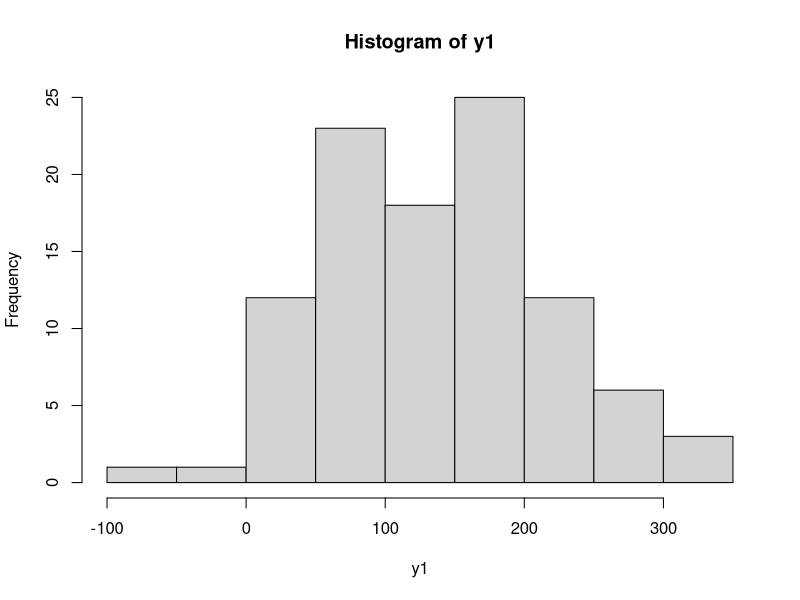
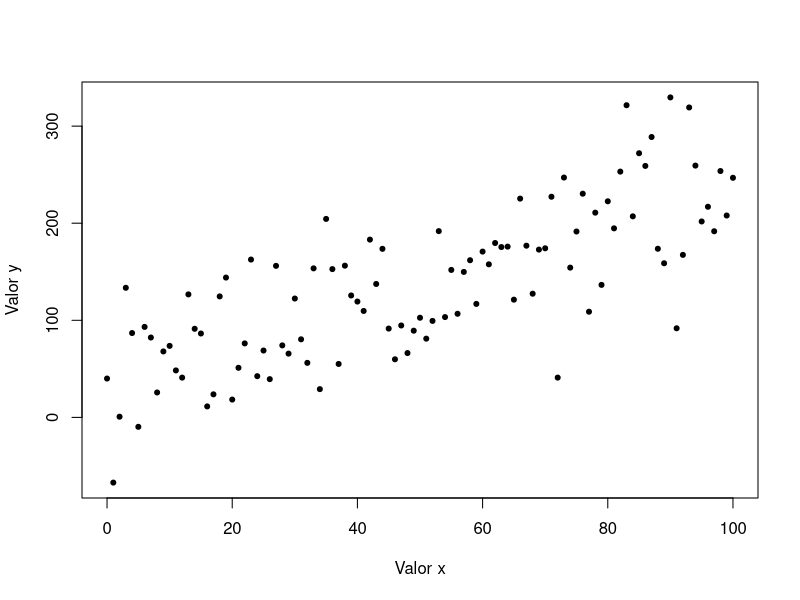
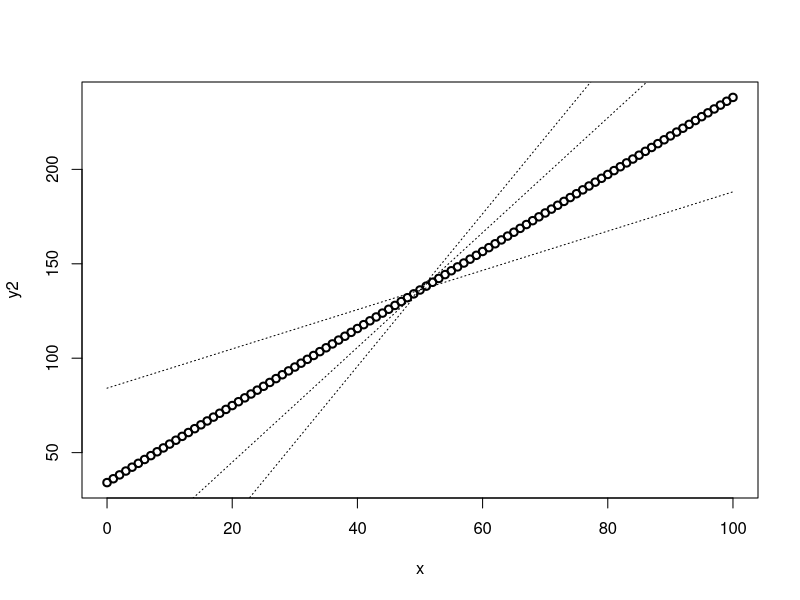
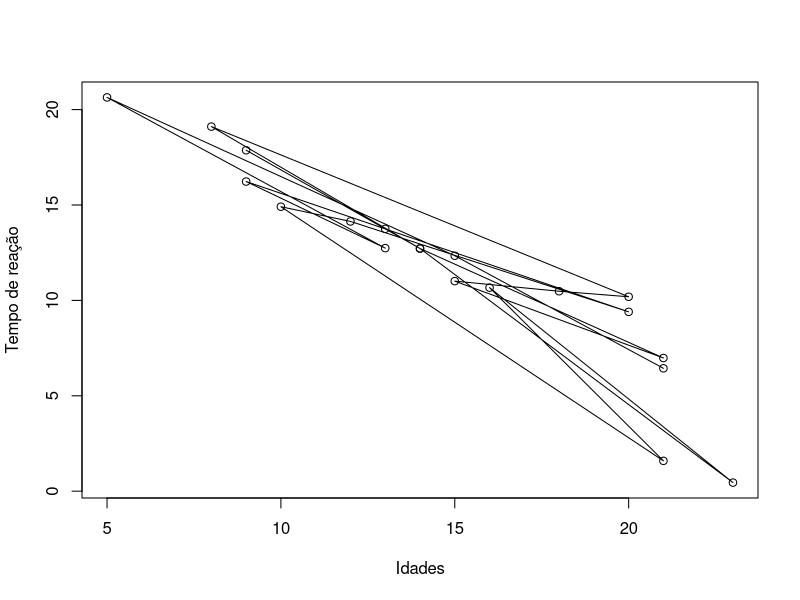
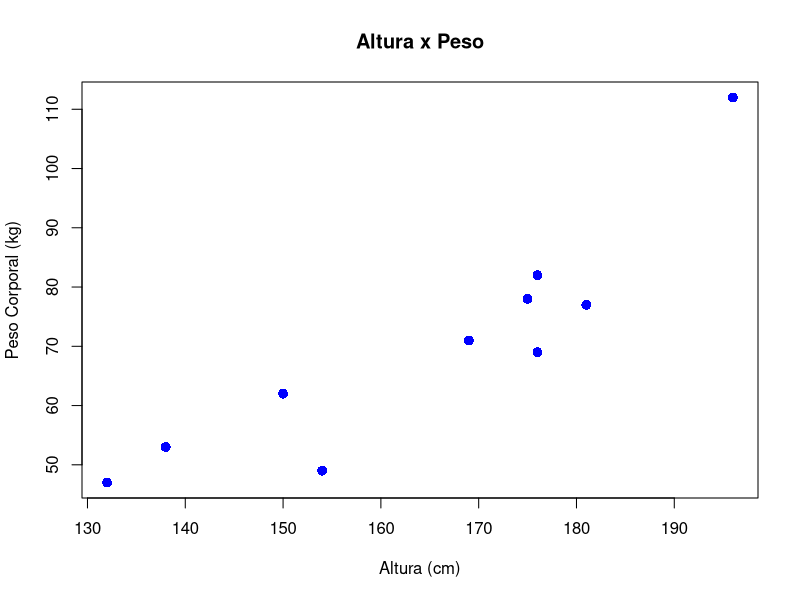
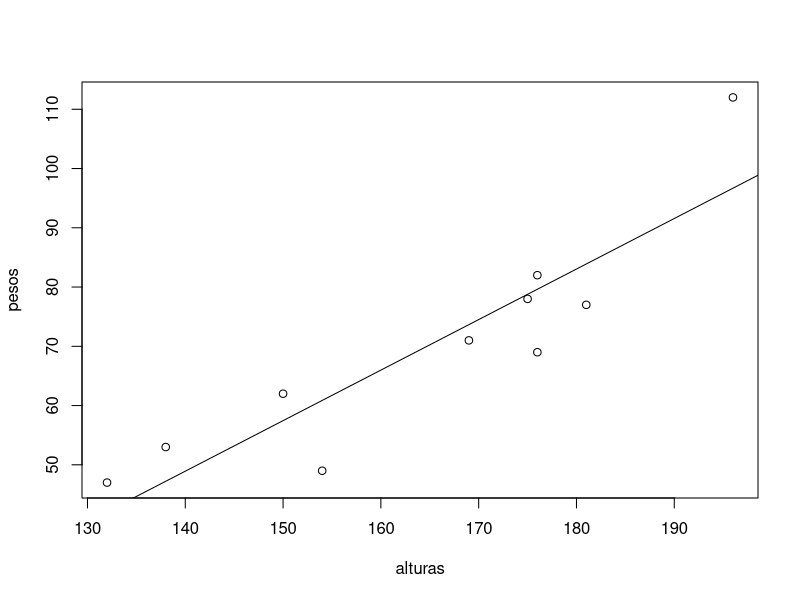
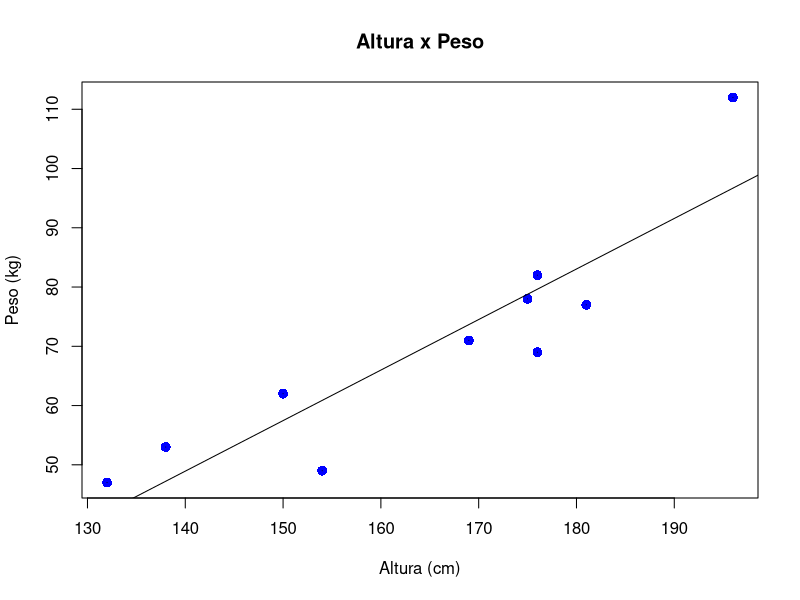

Write R code to recreate these figures, in order. (Note: this script raises an error after producing the figures.)
# Lista de Exercícios Parte 1 - Capítulo 11

# Obs: Caso tenha problemas com a acentuação, consulte este link:
# https://support.rstudio.com/hc/en-us/articles/200532197-Character-Encoding

# Configurando o diretório de trabalho
# Coloque entre aspas o diretório de trabalho que você está usando no seu computador
# Não use diretórios com espaço no nome
setwd("C:/FCD/BigDataRAzure/Cap12")
getwd()


## Exercício 1 - Massa de dados aleatória

# Criando a massa de dados (apesar de aleatória, y possui 
# uma relação com os dados de x)
x <- seq(0, 100)
y <- 2 * x + 35

# Imprimindo as variáveis
x
y

# Gerando uma distribuição normal
y1 <- y + rnorm(101, 0, 50)
y1
hist(y1)

# Crie um plot do relacionamento de x e y1
plot(x, y1,
     pch = 20, 
     xlab = "Valor x",
     ylab = "Valor y")

# Crie um modelo de regressão para as duas variáveis x e y1
model_rog <- lm(y1 ~ x)
model_rog
summary(model_rog)
class(model_rog)

# Capture os coeficentes
a <- model_rog$coefficients[1]
b <- model_rog$coefficients[2]

# Fórmula de Regressão
y2 <- a + b*x
y2

# Visualize a linha de regressão
plot(x, y2, lwd = 2)

# Simulando outras possíveis linhas de regressão
y3 <- (y2[51]-50*(b-1))+(b-1)*x
y4 <- (y2[51]-50*(b+1))+(b+1)*x
y5 <- (y2[51]-50*(b+2))+(b+2)*x
lines(x,y3,lty=3)
lines(x,y4,lty=3)
lines(x,y5,lty=3)


## Exercício 2 - Pesquisa sobre idade e tempo de reação

# Criando os dados
Idade <- c(9,13,14,21,15,18,20,8,14,23,16,21,10,12,20,
           9,13,5,15,21)

Tempo <- c(17.87,13.75,12.72,6.98,11.01,10.48,10.19,19.11,
           12.72,0.45,10.67,1.59,14.91,14.14,9.40,16.23,
           12.74,20.64,12.34,6.44)

# Crie um Gráfico de Dispersão (ScatterPlot)
plot(Idade, Tempo,
     xlab = "Idades",
     ylab = "Tempo de reação")

# Crie um modelo de regressão
model_rog_2 <- lm(Tempo ~ Idade)
model_rog_2

# Calcule a reta de regressão
y <- a + b * x

# Crie o gráfico da reta
lines(Idade, Tempo)


# Exercício 3 - Relação entre altura e peso

# Criando os dados
alturas = c(176, 154, 138, 196, 132, 176, 181, 169, 150, 175)
pesos = c(82, 49, 53, 112, 47, 69, 77, 71, 62, 78)

plot(alturas, pesos, pch = 16, cex = 1.3, col = "blue", 
     main = "Altura x Peso", 
     ylab = "Peso Corporal (kg)", 
     xlab = "Altura (cm)")

# Crie o modelo de regressão
model_rog_3 <- lm(pesos ~ alturas)
model_rog_3

# Visualizando o modelo
model_rog_3
summary(model_rog_3)

# Gere a linha de regressão
plot(alturas, pesos)
abline(-70.4627, 0.8528)

# Faça as previsões de pesos com base na nova lista de alturas
alturas2 = data.frame(c(179, 152, 134, 197, 131, 178, 185, 162, 155, 172))
pred <- predict(model_rog_3, alturas2)
pred

# Plot
plot(alturas, pesos, pch = 16, cex = 1.3, 
     col = "blue", 
     main = "Altura x Peso", 
     ylab = "Peso (kg)", 
     xlab = "Altura (cm)")
abline(lm(pesos ~ alturas)) # Construindo a linha de regressão

# Obtendo o tamanho de uma das amostras de dados
num <- length(alturas)
num

# Gerando um gráfico com os valores residuais
for (k in 1: num)  
  lines(c(alturas[k], alturas[k]), 
        c(pesos[k], pesos[k]))

# Gerando gráficos com a distribuição dos resíduos
par(mfrow = c(2,2))
plot(modelo)

